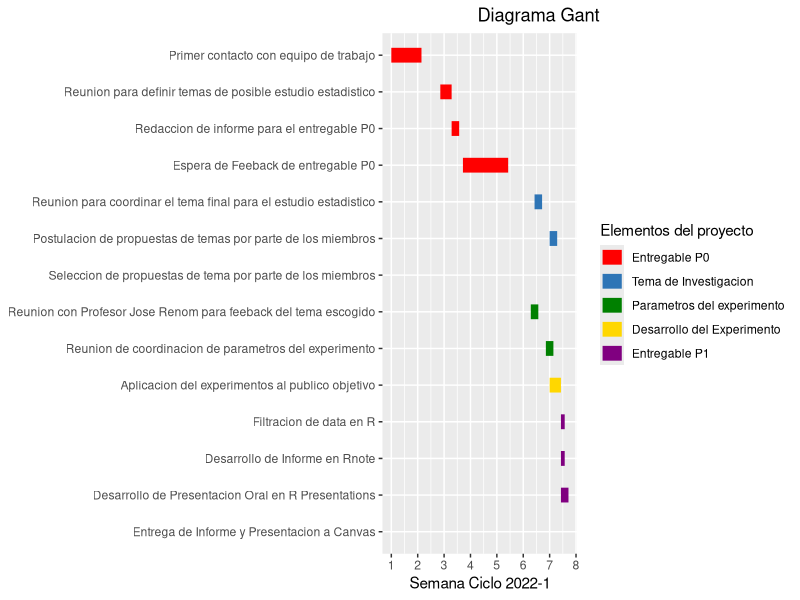
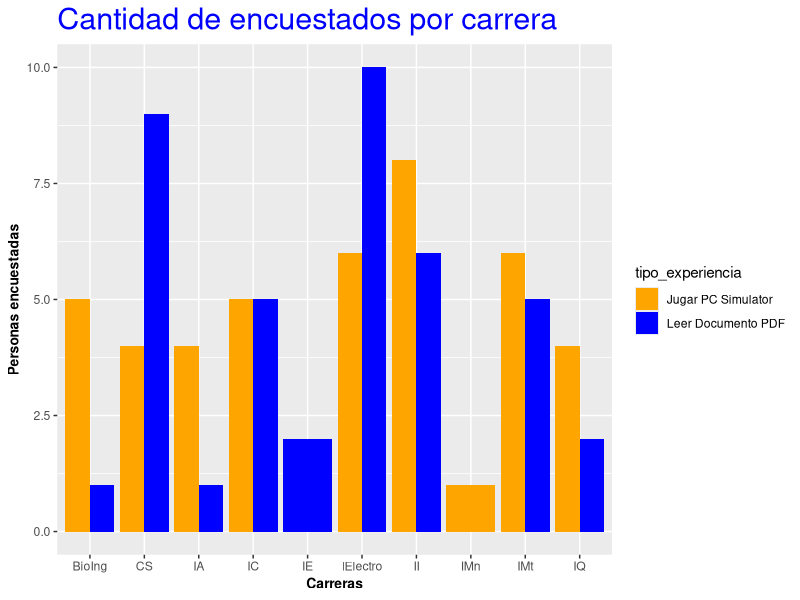
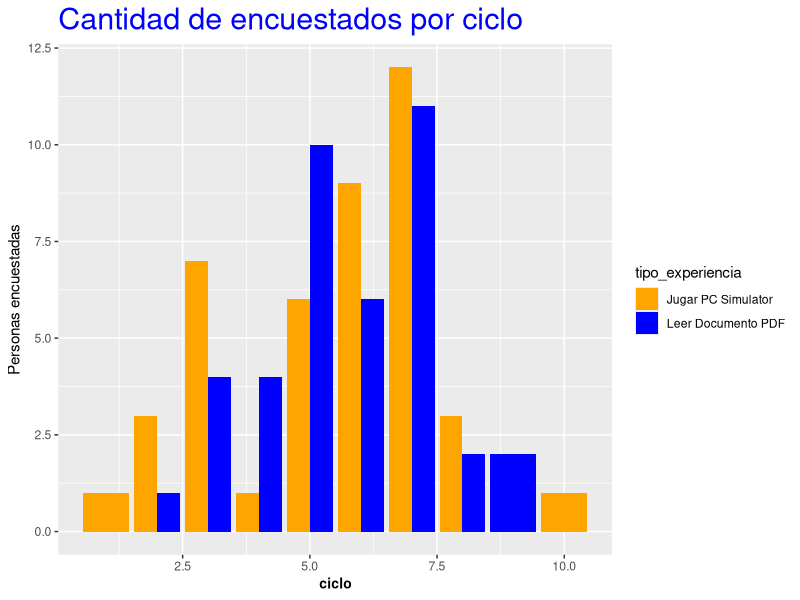
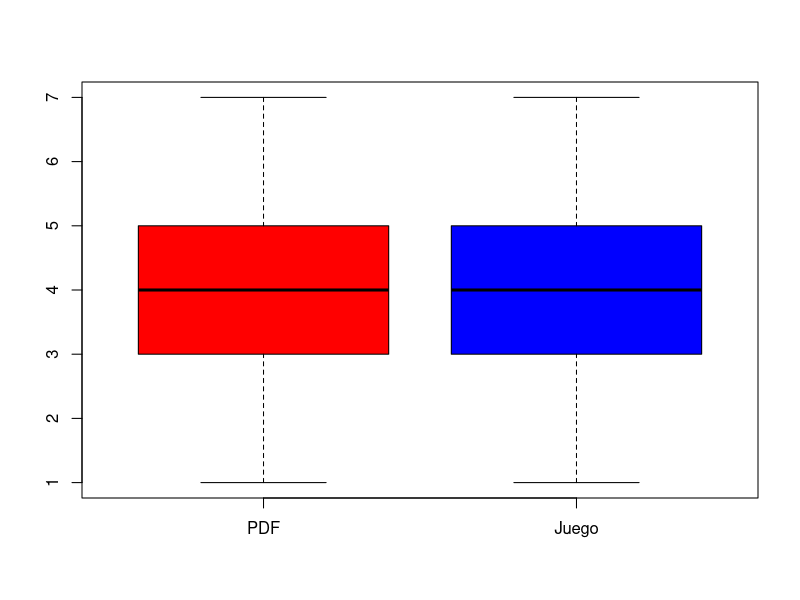
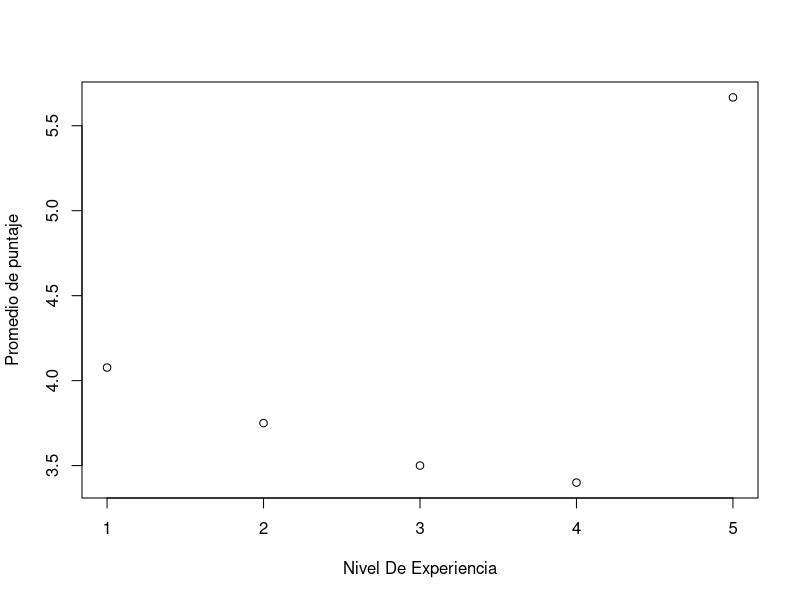
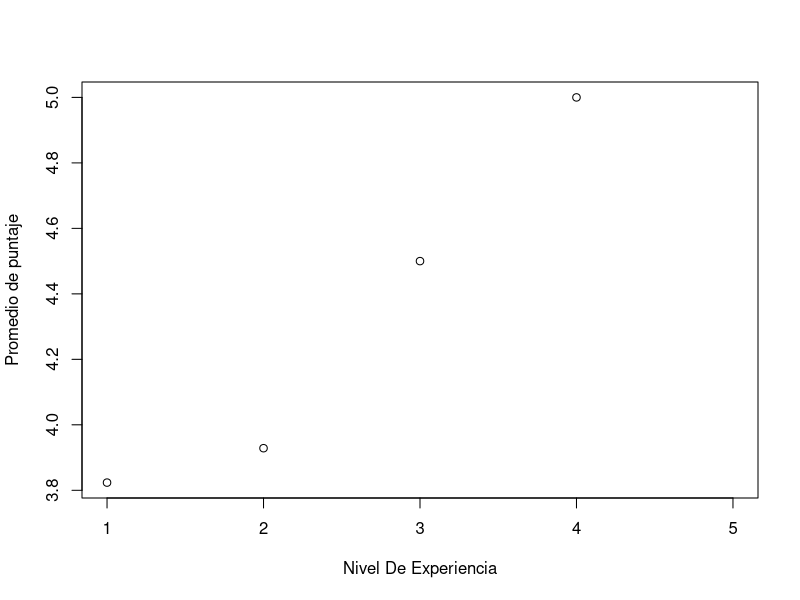
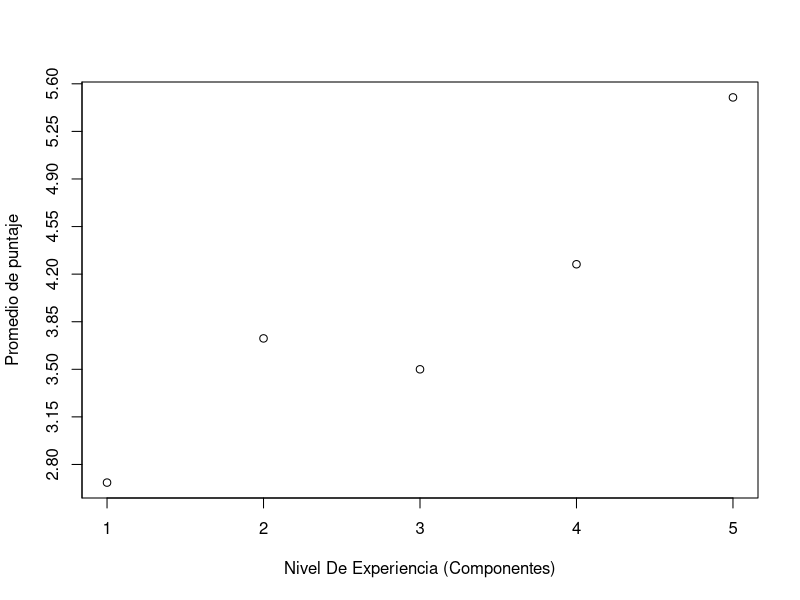
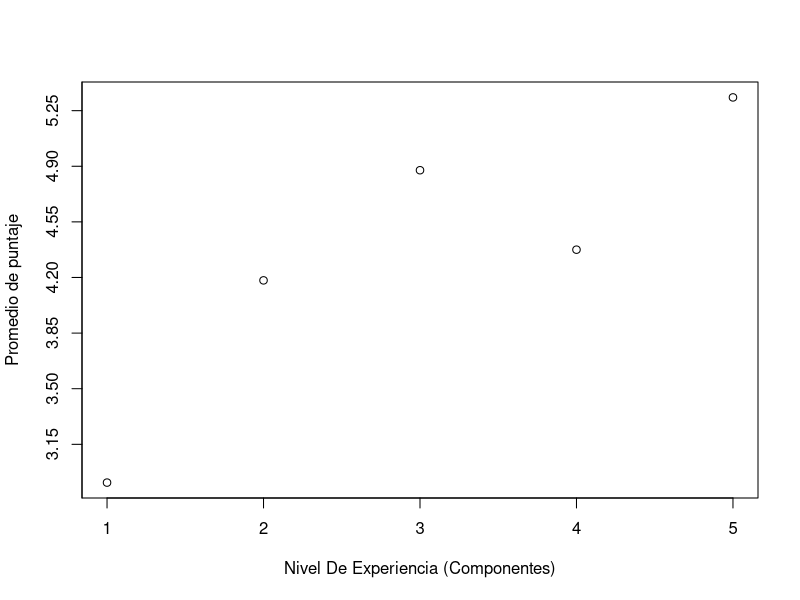

These figures' R source, in order:
## ---- chunk 1
library(readr)
library(dplyr)
library(ggplot2)
library(stringr)
library(tidyverse)
library(lubridate)


gantt <- read.csv("gant.csv", h=T)
DF <- read_csv("data.csv")
## ---- chunk 2


acts <- gantt$Actividad
els <- unique(gantt$Elemento.del.Proyecto)


g.gantt <- gather(gantt, "state", "date", 4:5) %>% mutate(date = as.Date(date, "%Y.%m.%d"), Actividad=factor(Actividad, acts[length(acts):1]), Elemento.del.Proyecto =factor(Elemento.del.Proyecto, els))

actcols <- c("#FF0000", "#2E75B6", "#008000", "#FFD700", "#800080",	"#F5DEB3")


ggplot(g.gantt, aes(date, Actividad, colour = Elemento.del.Proyecto, group=Item)) +
  geom_line(size = 5) +
  scale_color_manual(values=actcols, name="Elementos del proyecto") +
  labs(x="Semana Ciclo 2022-1", y=NULL, title="                   Diagrama Gant") +
  scale_x_date(breaks=seq.Date(as.Date("2022-03-21"), as.Date("2022-6-26"), "weeks"), labels=c(1,2,3,4,5,6,7,8,9,10,11,12,13,14)) +
  theme_gray(base_size=11)



## ---- chunk 3

DF %>% rename(correo=`Ingrese su correo de UTEC!!`, tiempo=`Duración de la experiencia`, edad = `¿Cual es tu edad?`,
              sexo=`¿Con que sexo te identificas?`, ciclo=`¿En que ciclo te encuentras?`, carrera=`¿Cual es tu carrera?`, 
              experiencia_armado=`¿Cuál es tu nivel de experiencia armando computadoras?`,
              frecuencia_video=`¿Con qué frecuencia juegas videojuegos?`, 
              tipo_experiencia=`Qué experiencia realizaste:`,
              
              
              p1=`Regula y proporciona la potencia para que se activen todos los componentes de la PC:`,
              p2=`Cuenta con sus propios procesadores y memoria interna que procesa los datos de la PC y los representa en forma de texto o gráficas complejas como la de los videojuegos. Nos referimos a:`,
              p3=`¿Dónde se conecta o instala la memoria (RAM)?`,
              p4=`El CPU se calienta muy rápido; por ello, se le conecta un refrigerador o Cooler para regular el calor de este. Esta afirmación es:`,
              p5=`¿Dónde se coloca la pasta térmica?`,
              p6=`Responsable realiza cálculos basados en la interpretación de la información de ciertos componentes y les pasa el resultado a otros. Nos referimos a:`,
              p7=`¿A que parte se conecta el panel frontal de la caja (botón de encendido/apagado, USB, conector de audio, etc)?`,
              p8=`Almacena todos los datos del sistema operativo, los programas y las fotos, la música y los vídeos del usuario. Es decir, es el dispositivo de almacenamiento del ordenador.`,
              
              
              satisfaccion=`Nivel de satisfacción al realizar el juego o leer el documento pdf:`,
              conoci_previo=`¿Cuál es tu nivel de conocimiento (previo a la experiencia) sobre componentes de computadora?`
              ) ->DF
## ---- chunk 4
DF$tiempo <- gsub("\\.", ":", DF$tiempo)
DF$tiempo <- gsub(" ", "", DF$tiempo)
DF$tiempo <- gsub("minutos", "", DF$tiempo)
DF$tiempo <- gsub("min", "", DF$tiempo)
DF$tiempo <- gsub("pm", "", DF$tiempo)

iterator = 1
for (palabras in DF$tiempo){
  if(!is.na(palabras)){  
    if(nchar(palabras)<3){
            DF$tiempo[iterator] <- paste0(DF$tiempo[iterator],":00")
            
      }
    }
          
    iterator = iterator + 1
}

DF <- DF[complete.cases(DF$tiempo),]
Duracion <- c()

for (duracion in DF$tiempo)
{
    minuto <- str_extract(duracion, "[0-9]*")
    Duracion <- append(Duracion, strtoi(minuto))
}
DF$tiempo <-Duracion
## ---- chunk 5
iterator = 1
for (palabras in DF$tipo_experiencia){
  if(!is.na(palabras)){  
    if(palabras=="Leer Documento"){
            DF$tipo_experiencia[iterator] <- paste0(DF$tipo_experiencia[iterator]," PDF")
            #print(iterator)
      }
    }
          
    iterator = iterator + 1
}
## ---- chunk 6

DF$carrera[DF$carrera == 'Ingeniería Civil'] <- 'IC'
DF$carrera[DF$carrera == 'Ingeniería Mecatrónica'] <- 'IMt'
DF$carrera[DF$carrera == 'Ingeniería de la energia'] <- 'IE'
DF$carrera[DF$carrera == 'Ciencias De La Computación'] <- 'CS'
DF$carrera[DF$carrera == 'Bioingeniería'] <- 'BioIng'
DF$carrera[DF$carrera == 'Ingeniería Química'] <- 'IQ'
DF$carrera[DF$carrera == 'Ingeniería Industrial'] <- 'II'
DF$carrera[DF$carrera == 'Ingeniería Mecánica'] <- 'IMn'
DF$carrera[DF$carrera == 'Ingeniería Electronica'] <- 'IElectro'
DF$carrera[DF$carrera == 'Ingeniería Ambiental'] <- 'IA'
## ---- chunk 7


g = ggplot(DF, aes(carrera, fill=tipo_experiencia) ) +
  labs(title = "Cantidad de encuestados por carrera")+ylab("Personas encuestadas")+xlab("Carreras") +
  theme(plot.title = element_text(size = rel(2), colour = "blue"))


g+geom_bar(position="dodge") + scale_fill_manual(values = alpha(c("orange", "blue"), 1)) +
  theme(axis.title.x = element_text(face="bold", size=10),axis.title.y =  element_text(face="bold", size=10))
## ---- chunk 8

g = ggplot(DF, aes(ciclo, fill=tipo_experiencia) ) +
  labs(title = "Cantidad de encuestados por ciclo")+ylab("Personas encuestadas") +
  theme(plot.title = element_text(size = rel(2), colour = "blue"))

g+geom_bar(position="dodge") + scale_fill_manual(values = alpha(c("orange", "blue"), 1)) +
  theme(axis.title.x = element_text(face="bold", size=10))  
## ---- chunk 9
score_vector = c()

for (ans in DF$p1)
{
  if (!is.na(ans))
  {
    if (ans == "Fuente de alimentación (PSU) o sistema de alimentación")
    {
      score_vector <- append(score_vector, 1)
    }
    else
    {
      score_vector <- append(score_vector, 0)
    }  
  }
  else
  {
    score_vector <- append(score_vector, 0)
  }
  
}

iterator = 1
for (ans in DF$p2)
{
  if (!is.na(ans))
  {
    if (ans == "Tarjeta gráfica (GPU)")
    {
      score_vector[iterator] = score_vector[iterator] + 1
    }  
  }
  
  iterator = iterator + 1
}


iterator = 1
for (ans in DF$p6)
{
  if (!is.na(ans))
  {
    if (ans == "Unidad central de procesamiento o Procesador (CPU)")
    {
      score_vector[iterator] <- score_vector[iterator] + 1
    }  
  }
  
  iterator = iterator + 1
}


iterator = 1
for (ans in DF$p8)
{
  if (!is.na(ans))
  {
    if (ans == "Disco Duro")
    {
      score_vector[iterator] <- score_vector[iterator] + 1
    }  
  }
  
  iterator = iterator + 1
}

iterator = 1
for (ans in DF$p3)
{
  if (!is.na(ans))
  {
    if (ans == "Placa base (Motherboard)")
    {
      score_vector[iterator] <- score_vector[iterator] + 1
    }  
  }
  
  iterator = iterator + 1
}

iterator = 1
for (ans in DF$p5)
{
  if (!is.na(ans))
  {
    if (ans == "Unidad central de procesamiento o Procesador (CPU)")
    {
      score_vector[iterator] <- score_vector[iterator] + 1
    }  
  }
  
  iterator = iterator + 1
}

iterator = 1
for (ans in DF$p7)
{
  if (!is.na(ans))
  {
    if (ans == "Placa base (Motherboard)")
    {
      score_vector[iterator] <- score_vector[iterator] + 1
    }  
  }
  
  iterator = iterator + 1
}



DF_scored <- cbind(DF, score_vector)


## ---- chunk 10
class_learning <- DF_scored[DF_scored$tipo_experiencia == 'Leer Documento PDF',]


game_learning <- DF_scored[DF_scored$tipo_experiencia == 'Jugar PC Simulator',]


game_learning_cortado <- head(game_learning, nrow(class_learning) - nrow(game_learning))


data <- data.frame(class_learning$score_vector, game_learning_cortado$score_vector)
boxplot(data,names = c("PDF", "Juego"), col=c("Red", "Blue"))
## ---- chunk 11
score_mean <- c(0,0,0,0,0)
number_to_divide <- c(0,0,0,0,0)

for (row in 1:nrow(class_learning))
{
  score_mean[class_learning[row, "experiencia_armado"]] <- score_mean[class_learning[row, "experiencia_armado"]] + class_learning[row, "score_vector"]
  number_to_divide[class_learning[row, "experiencia_armado"]] <- number_to_divide[class_learning[row, "experiencia_armado"]] + 1
}

for (iterator in 1:5)
{
  score_mean[iterator] = score_mean[iterator]/number_to_divide[iterator]
}


possible <- c(1,2,3,4,5)

plot(possible, score_mean, xlab = "Nivel De Experiencia", ylab = "Promedio de puntaje")


## ---- chunk 12
score_mean <- score_mean[complete.cases(score_mean)]
score_mean <- c(0,0,0,0,0)
number_to_divide <- c(0,0,0,0,0)

for (row in 1:nrow(game_learning_cortado))
{
  score_mean[game_learning_cortado[row, "experiencia_armado"]] <- score_mean[game_learning_cortado[row, "experiencia_armado"]] + game_learning_cortado[row, "score_vector"]
  number_to_divide[game_learning_cortado[row, "experiencia_armado"]] <- number_to_divide[game_learning_cortado[row, "experiencia_armado"]] + 1
}

for (iterator in 1:5)
{
  score_mean[iterator] = score_mean[iterator]/number_to_divide[iterator]
}

possible <- c(1,2,3,4,5)

plot(possible, score_mean, xlab = "Nivel De Experiencia", ylab = "Promedio de puntaje")

## ---- chunk 13
score_mean <- score_mean[complete.cases(score_mean)]
score_mean <- c(0,0,0,0,0)
number_to_divide <- c(0,0,0,0,0)

for (row in 1:nrow(class_learning))
{
  score_mean[class_learning[row, "conoci_previo"]] <- score_mean[class_learning[row, "conoci_previo"]] + class_learning[row, "score_vector"]
  number_to_divide[class_learning[row, "conoci_previo"]] <- number_to_divide[class_learning[row, "conoci_previo"]] + 1
}

for (iterator in 1:5)
{
  score_mean[iterator] = score_mean[iterator]/number_to_divide[iterator]
}

possible <- c(1,2,3,4,5)

plot(possible,score_mean, xlab = "Nivel De Experiencia (Componentes)", ylab = "Promedio de puntaje", yaxp=c(0,7,20))

## ---- chunk 14
score_mean <- score_mean[complete.cases(score_mean)]
score_mean <- c(0,0,0,0,0)
number_to_divide <- c(0,0,0,0,0)

for (row in 1:nrow(game_learning_cortado))
{
  score_mean[game_learning_cortado[row, "conoci_previo"]] <- score_mean[game_learning_cortado[row, "conoci_previo"]] + game_learning_cortado[row, "score_vector"]
  number_to_divide[game_learning_cortado[row, "conoci_previo"]] <- number_to_divide[game_learning_cortado[row, "conoci_previo"]] + 1
}

for (iterator in 1:5)
{
  score_mean[iterator] = score_mean[iterator]/number_to_divide[iterator]
}

possible <- c(1,2,3,4,5)

plot(possible,score_mean, xlab = "Nivel De Experiencia (Componentes)", ylab = "Promedio de puntaje", yaxp=c(0,7,20))

## ---- chunk 15

plot(DF_scored$tiempo, DF_scored$score_vector, pch = 20, col = rgb(0, 0, 0, 0.2), xlab="Tiempo de aprendizaje (minutos)", ylab="Puntaje")

## ---- chunk 16
DF <- DF[complete.cases(DF),]
## ---- chunk 17
score_vector = c()
for (ans in DF$p1)
{
  if (!is.na(ans))
  {
    if (ans == "Fuente de alimentación (PSU) o sistema de alimentación")
    {
      score_vector <- append(score_vector, 1)
    }
    else
    {
      score_vector <- append(score_vector, 0)
    }  
  }
  else
  {
    score_vector <- append(score_vector, 0)
  }
  
}
iterator = 1
for (ans in DF$p2)
{
  if (!is.na(ans))
  {
    if (ans == "Tarjeta gráfica (GPU)")
    {
      score_vector[iterator] = score_vector[iterator] + 1
    }  
  }
  
  iterator = iterator + 1
}
iterator = 1
for (ans in DF$p6)
{
  if (!is.na(ans))
  {
    if (ans == "Unidad central de procesamiento o Procesador (CPU)")
    {
      score_vector[iterator] <- score_vector[iterator] + 1
    }  
  }
  
  iterator = iterator + 1
}
iterator = 1
for (ans in DF$p8)
{
  if (!is.na(ans))
  {
    if (ans == "Disco Duro")
    {
      score_vector[iterator] <- score_vector[iterator] + 1
    }  
  }
  
  iterator = iterator + 1
}
iterator = 1
for (ans in DF$p3)
{
  if (!is.na(ans))
  {
    if (ans == "Placa base (Motherboard)")
    {
      score_vector[iterator] <- score_vector[iterator] + 1
    }  
  }
  
  iterator = iterator + 1
}
iterator = 1
for (ans in DF$p5)
{
  if (!is.na(ans))
  {
    if (ans == "Unidad central de procesamiento o Procesador (CPU)")
    {
      score_vector[iterator] <- score_vector[iterator] + 1
    }  
  }
  
  iterator = iterator + 1
}
iterator = 1
for (ans in DF$p7)
{
  if (!is.na(ans))
  {
    if (ans == "Placa base (Motherboard)")
    {
      score_vector[iterator] <- score_vector[iterator] + 1
    }  
  }
  
  iterator = iterator + 1
}
DF_scored <- cbind(DF, score_vector)
## ---- chunk 18
class_learning <- DF_scored[DF_scored$tipo_experiencia == 'Leer Documento PDF',]
game_learning <- DF_scored[DF_scored$tipo_experiencia == 'Jugar PC Simulator',]
game_learning_cortado <- head(game_learning, nrow(class_learning) - nrow(game_learning))
#nrow(game_learning_cortado)
data <- data.frame(class_learning$score_vector, game_learning_cortado$score_vector)
boxplot(data,names = c("PDF", "Juego"), col=c("Red", "Blue"))
## ---- chunk 19
class_learning <- DF_scored[DF_scored$tipo_experiencia == 'Leer Documento PDF',]
game_learning <- DF_scored[DF_scored$tipo_experiencia == 'Jugar PC Simulator',]
game_learning_cortado <- head(game_learning, nrow(class_learning) - nrow(game_learning))

#nrow(class_learning)
#game_learning
#nrow(game_learning_cortado)
data <- data.frame(class_learning$satisfaccion, game_learning_cortado$satisfaccion)


boxplot(data,names = c("PDF", "Juego"), col=c("red", "blue"))
#mean(class_learning$satisfaccion)
#mean(game_learning_cortado$satisfaccion)
## ---- chunk 20
passed <- c(DF_scored$score_vector > 3)
avg <- sum(passed == TRUE)/length(passed)
avg
## ---- chunk 21
plot(dbinom(1:68,68,avg), xlab="Numero de intentos", ylab="Probabilidad")
## ---- chunk 22
Esperanza <- length(DF_scored$score_vector)*avg
Esperanza
## ---- chunk 23
length(DF_scored$score_vector)
## ---- chunk 24
passed_class <- c(class_learning$score_vector > 3)
avg_class <- sum(passed_class == TRUE)/length(passed_class)
passed_game <- c(game_learning$score_vector > 3)
avg_game <- sum(passed_game == TRUE)/length(passed_class)
c1 <- rgb(255,0,0,max = 255, alpha = 255, names = "lt.blue")
c2 <- rgb(0,0,255, max = 255, alpha = 255, names = "lt.pink")
plot(dbinom(1:68,68,avg_class), col = c1, ylab = "Probabilidad", ylim=c(0,0.2), xlab="Numero de intentos");par(new=TRUE, mgp = c(5, 1, 0))
plot(dbinom(1:68,68,avg_game), col = c2, ylab=NULL,ylim=c(0,0.2))
legend(1, 0.2, legend=c("PDF", "Juego"), col=c("red", "blue"), lty=1:1, cex=0.8)
## ---- chunk 25
passed_class <- c(class_learning$score_vector > 3)
avg_class <- sum(passed_class == TRUE)/length(passed_class)
passed_game <- c(game_learning$score_vector > 3)
avg_game <- sum(passed_game == TRUE)/length(passed_class)
c1 <- rgb(255,0,0,max = 255, alpha = 255, names = "lt.blue")
c2 <- rgb(0,0,255, max = 255, alpha = 255, names = "lt.pink")
plot(dgeom(1:68,avg_class), col = c1, ylab = "Probabilidad", ylim=c(0,0.2), xlab="Numero de intentos antes de un fallo");par(new=TRUE, mgp = c(5, 1, 0))
plot(dgeom(1:68,avg_game), col = c2, ylab=NULL,ylim=c(0,0.2))
legend(22, 0.2, legend=c("PDF", "Juego"), col=c("red", "blue"), lty=1:1, cex=0.8)
## ---- chunk 26
avg_class <- sum(class_learning$score_vector)/(length(passed_class)*7)
avg_class
avg_game <- sum(game_learning$score_vector)/(length(passed_class)*7)
avg_game
plot(dbinom(0:7,7,avg_class), col=c1, ylim=c(0,0.5), ylab="Probabilidad", xlab="Nota", main=NULL);par(new=TRUE, mgp = c(5, 1, 0))
plot(dbinom(0:7,7,avg_game), col=c2, ylab=NULL, main=NULL, ylim=c(0,0.5));par(new=TRUE, mgp = c(5, 1, 0))
plot(dbinom(0:7,7,0.25), ylab=NULL, ylim=c(0,0.5), main=NULL)
legend(6.2, 0.5, legend=c("PDF", "Juego", "Azar"), col=c("red", "blue", "black"), lty=1:1, cex=0.8)
